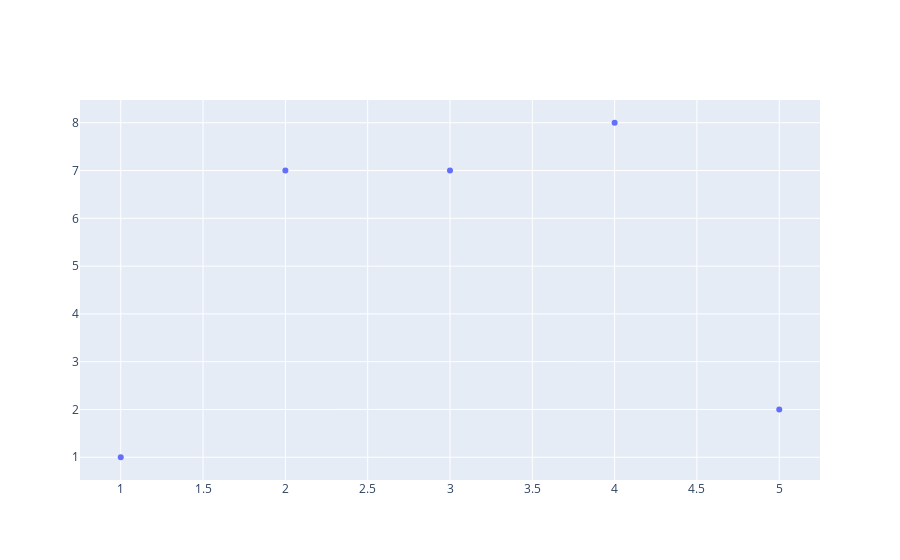

The cell this chart's notebook holds for it:
### Code cell
fig=go.Figure()
fig.add_trace(go.Scatter(x=[1,2,3,4,5], y=[1,7,7,8,2], mode='markers'))

### Figure 1 — Plotly figure (JSON) as saved in the notebook; plotly's stock layout.template omitted (floating-point values rounded to 4 significant figures)
{"data": [{"mode": "markers", "type": "scatter", "x": [1, 2, 3, 4, 5], "y": [1, 7, 7, 8, 2]}], "layout": {}}
